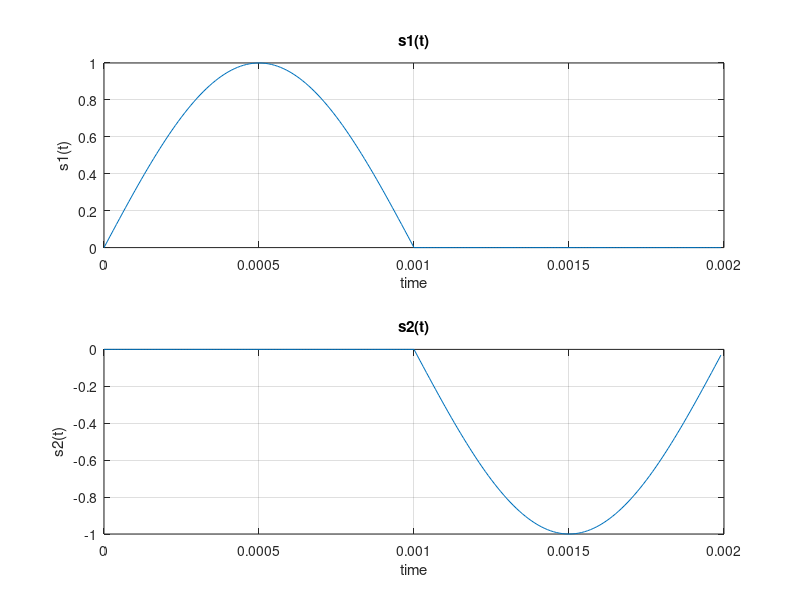
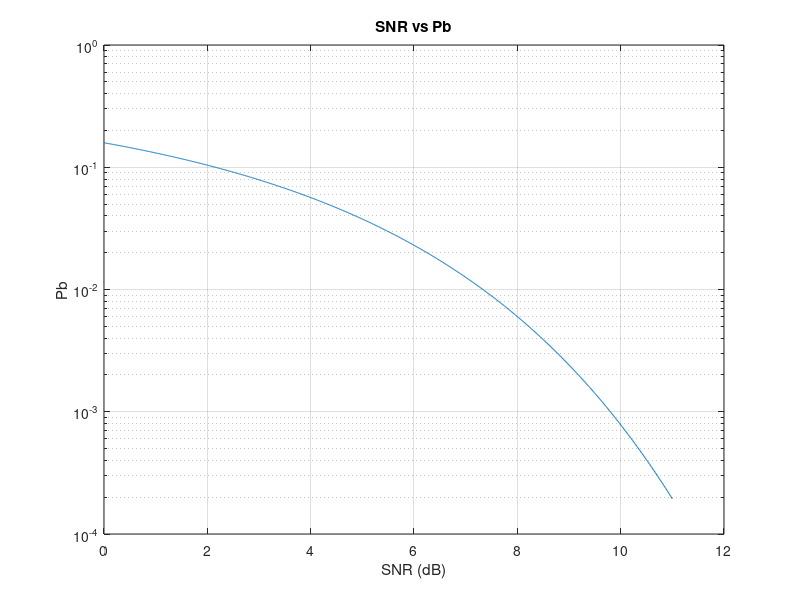

MATLAB code to generate these figures, in order: (Note: this script raises an error after producing the figures.)
A = 1;
T = 2*10^-3;

% Define functions properly
s1 = @(t) A.*sin((2*pi*t)/T) .* (0<=t & t<=T/2);
s2 = @(t) -s1(t- T/2) .* (T/2<=t & t<=T);

Ts = 0.00001;
t = 0:Ts:T-Ts;
fs = 1/Ts;

% Plot original signals
figure;
subplot(2,1,1);
plot(t,s1(t));
xlabel('time');
ylabel('s1(t)');
title('s1(t)');
grid on;

subplot(2,1,2);
plot(t,s2(t));
xlabel('time');
ylabel('s2(t)');
title('s2(t)');
grid on;

% Calculate SNR and Pb
Eb = A^2*T/4;
SNRdb = 0:0.01:11;
Pb = qfunc(sqrt(10.^(SNRdb/10)));

% Plot SNR vs Pb
figure;
semilogy(SNRdb,Pb);
xlabel('SNR (dB)');
ylabel('Pb');
title('SNR vs Pb');
grid on;

% Generate random bits
bit_num = 10^6;
bits = randi([0 1],1,bit_num);

% Generate signal
signal = zeros(1,bit_num * length(t));
for i = 1:bit_num
    if bits(i) == 1
        signal((i-1)*length(t)+1:i*length(t)) = s1(t);
    else
        signal((i-1)*length(t)+1:i*length(t)) = s2(t);
    end
end

% Add AWGN to signal
received_signal = awgn(signal,1);

%print 10 log10(Eb)
disp(['10 log10(Eb) = ',num2str(10*log10(Eb))]);
% Plot received signal
t_signal = 0:Ts:(bit_num*T);
figure;
plot(t_signal(1:5*length(t)),received_signal(1:5*length(t)));
xlabel('time');
ylabel('signal');
title('received signal');
grid on;


% Make the decision for the received signal and obtain received bits
received_bits = zeros(1,bit_num);
s1_minus_s2 = s1(t) - s2(t);
gamma = 0;
error_bits = 0 ;
for i = 1:bit_num
    received_signal_i = received_signal((i-1)*length(t)+1:i*length(t));
    correlation = sum(received_signal_i .* s1_minus_s2 .* Ts );
    error_bits = error_bits + (correlation>gamma) .* (1- bits(i)) + (correlation<=gamma) .* bits(i);
    if correlation > gamma
        received_bits(i) = 1;
    else
        received_bits(i) = 0;
    end

end
% print error_bits
disp(['error_bits = ',num2str(error_bits)]);

% Calculate bit error rate
bit_error_rate = sum(abs(received_bits - bits))/bit_num;

% Plot received bits and original bits
figure;
plot(bits(1:100));
hold on;
plot(received_bits(1:100));
xlabel('bit index');
ylabel('bit value');
title('received bits vs original bits');
grid on;
legend('original bits','received bits');

% Print bit error rate
disp(['Bit error rate = ',num2str(bit_error_rate)]);
